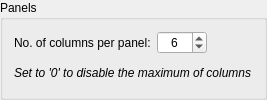
                   <widget class="QGroupBox" name="groupBox_5">
                    <property name="sizePolicy">
                     <sizepolicy hsizetype="Preferred" vsizetype="Preferred">
                      <horstretch>0</horstretch>
                      <verstretch>0</verstretch>
                     </sizepolicy>
                    </property>
                    <property name="minimumSize">
                     <size>
                      <width>0</width>
                      <height>0</height>
                     </size>
                    </property>
                    <property name="font">
                     <font>
                      <bold>false</bold>
                     </font>
                    </property>
                    <property name="title">
                     <string>Panels</string>
                    </property>
                    <layout class="QGridLayout" name="gridLayout_11">
                     <item row="0" column="0">
                      <layout class="QGridLayout" name="gridLayout_10">
                       <item row="0" column="1">
                        <widget class="QSpinBox" name="MaxPanelColumn">
                         <property name="sizePolicy">
                          <sizepolicy hsizetype="Fixed" vsizetype="Fixed">
                           <horstretch>0</horstretch>
                           <verstretch>0</verstretch>
                          </sizepolicy>
                         </property>
                         <property name="minimumSize">
                          <size>
                           <width>50</width>
                           <height>20</height>
                          </size>
                         </property>
                         <property name="alignment">
                          <set>Qt::AlignmentFlag::AlignCenter</set>
                         </property>
                         <property name="minimum">
                          <number>0</number>
                         </property>
                         <property name="maximum">
                          <number>99</number>
                         </property>
                         <property name="value">
                          <number>6</number>
                         </property>
                        </widget>
                       </item>
                       <item row="0" column="0">
                        <widget class="QLabel" name="label">
                         <property name="text">
                          <string>No. of columns per panel:</string>
                         </property>
                        </widget>
                       </item>
                       <item row="0" column="2">
                        <spacer name="horizontalSpacer">
                         <property name="orientation">
                          <enum>Qt::Orientation::Horizontal</enum>
                         </property>
                         <property name="sizeHint" stdset="0">
                          <size>
                           <width>40</width>
                           <height>20</height>
                          </size>
                         </property>
                        </spacer>
                       </item>
                       <item row="1" column="0" colspan="3">
                        <widget class="QLabel" name="label_2">
                         <property name="minimumSize">
                          <size>
                           <width>0</width>
                           <height>10</height>
                          </size>
                         </property>
                         <property name="text">
                          <string>&lt;html&gt;&lt;head/&gt;&lt;body&gt;&lt;p&gt;&lt;span style=&quot; font-style:italic;&quot;&gt;Set to '0'  to disable the maximum of columns&lt;/span&gt;&lt;/p&gt;&lt;/body&gt;&lt;/html&gt;</string>
                         </property>
                        </widget>
                       </item>
                      </layout>
                     </item>
                    </layout>
                   </widget>
